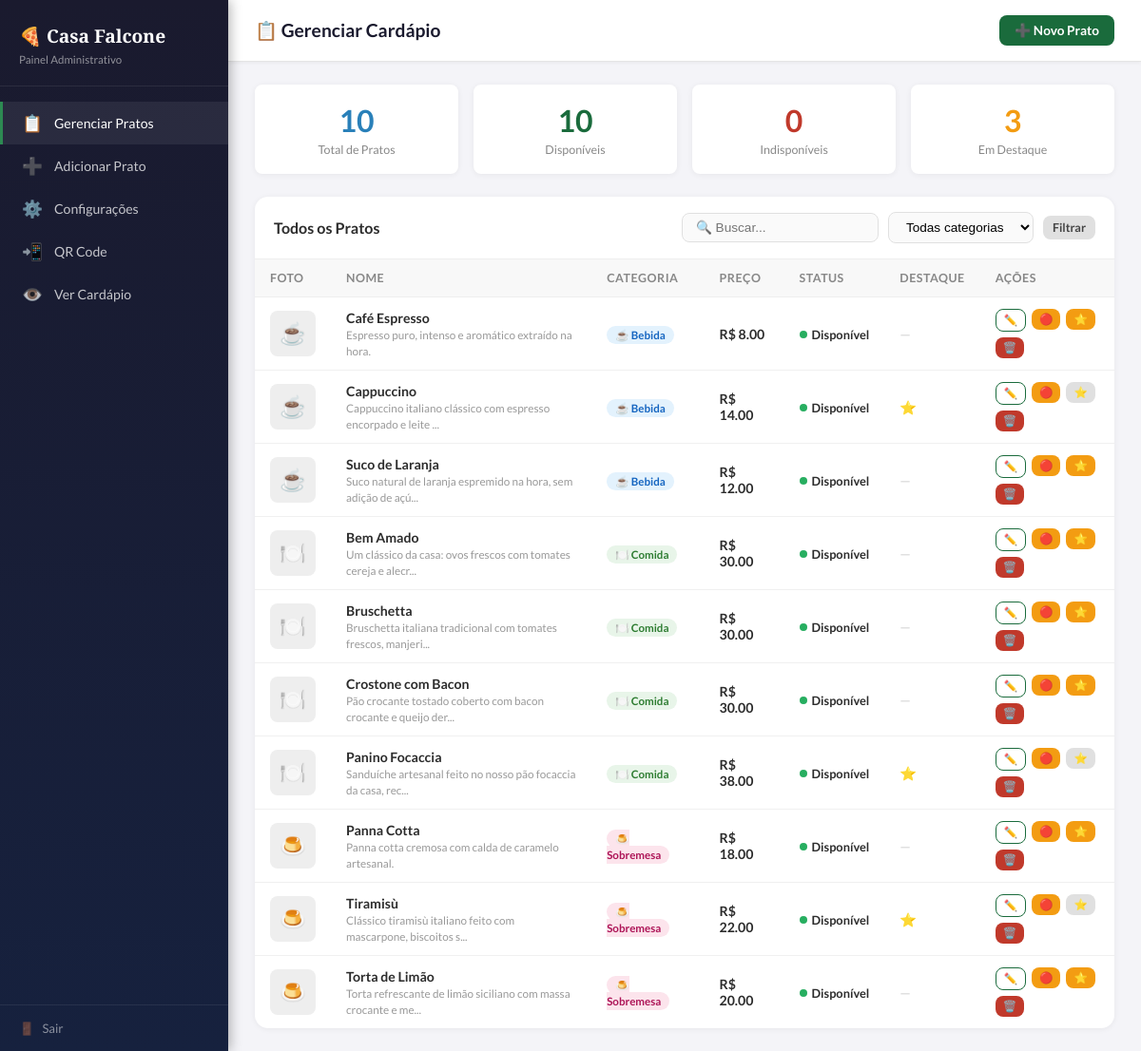
Page /admin (signed in) on the committed database.
### tables this page shows
CREATE TABLE pratos (
        id INTEGER PRIMARY KEY AUTOINCREMENT,
        nome TEXT NOT NULL,
        categoria TEXT NOT NULL CHECK(categoria IN ('comida','bebida','sobremesa')),
        descricao TEXT,
        ingredientes TEXT,
        preco REAL NOT NULL,
        foto TEXT DEFAULT 'default.jpg',
        disponivel INTEGER DEFAULT 1,
        destaque INTEGER DEFAULT 0,
        criado_em TEXT DEFAULT CURRENT_TIMESTAMP
    );

### app.py (the view)
@app.route('/admin')
@login_required
def admin_painel():
    conn = get_db()
    busca = request.args.get('busca', '').strip()
    categoria = request.args.get('categoria', 'todos')
    query = "SELECT * FROM pratos"
    params = []
    where = []
    if categoria != 'todos':
        where.append("categoria = ?")
        params.append(categoria)
    if busca:
        where.append("nome LIKE ?")
        params.append(f'%{busca}%')
    if where:
        query += " WHERE " + " AND ".join(where)
    query += " ORDER BY categoria, nome ASC"
    pratos = conn.execute(query, params).fetchall()
    config = get_config()
    conn.close()
    stats = {
        'total': len(pratos),
        'disponiveis': sum(1 for p in pratos if p['disponivel']),
        'indisponiveis': sum(1 for p in pratos if not p['disponivel']),
        'destaques': sum(1 for p in pratos if p['destaque']),
    }
    return render_template('admin_painel.html',
                           pratos=pratos,
                           categoria=categoria,
                           busca=busca,
                           config=config,
                           stats=stats)

### app.py (called while the page is built)
def get_db():
    conn = sqlite3.connect(DB_PATH)
    conn.row_factory = sqlite3.Row
    return conn

def login_required(f):
    @wraps(f)
    def decorated(*args, **kwargs):
        if 'admin_logged' not in session:
            flash('Faça login para acessar o painel.', 'error')
            return redirect(url_for('admin_login'))
        return f(*args, **kwargs)
    return decorated

def get_config():
    conn = get_db()
    rows = conn.execute("SELECT chave, valor FROM config").fetchall()
    conn.close()
    return {r['chave']: r['valor'] for r in rows}

### templates/admin_painel.html (shortened to what this page needs)
<!DOCTYPE html>
<html lang="pt-BR">
<head>
  <link rel="stylesheet" href="{{ url_for('static', filename='css/style.css') }}">
</head>
<body>
<div class="admin-layout">
  <aside class="admin-sidebar" id="sidebar">
    <div class="sidebar-logo">
      <h2>🍕 Casa Falcone</h2>
      <small>Painel Administrativo</small>
    </div>
    <nav class="sidebar-nav">
      <a href="{{ url_for('admin_painel') }}" class="ativo">
        <span>📋</span> Gerenciar Pratos
      </a>
      <a href="{{ url_for('admin_novo_prato') }}">
        <span>➕</span> Adicionar Prato
      </a>
      <a href="{{ url_for('admin_config') }}">
        <span>⚙️</span> Configurações
      </a>
      <a href="{{ url_for('gerar_qrcode') }}" target="_blank">
        <span>📲</span> QR Code
      </a>
      <a href="{{ url_for('cardapio') }}" target="_blank">
        <span>👁️</span> Ver Cardápio
      </a>
    </nav>
    <div class="sidebar-footer">
      <a href="{{ url_for('admin_logout') }}">
        <span>🚪</span> Sair
      </a>
    </div>
  </aside>
  <main class="admin-main">
    <div class="admin-topbar">
      <h1>📋 Gerenciar Cardápio</h1>
      <a href="{{ url_for('admin_novo_prato') }}" class="btn btn-verde">
        ➕ Novo Prato
      </a>
    </div>
    <div class="admin-conteudo">
      <div class="stats-grid">
        <div class="stat-card stat-azul">
          <div class="num">{{ stats.total }}</div>
          <div class="label">Total de Pratos</div>
        </div>
        <div class="stat-card stat-verde">
          <div class="num">{{ stats.disponiveis }}</div>
          <div class="label">Disponíveis</div>
        </div>
        <div class="stat-card stat-vermelho">
          <div class="num">{{ stats.indisponiveis }}</div>
          <div class="label">Indisponíveis</div>
        </div>
        <div class="stat-card stat-amarelo">
          <div class="num">{{ stats.destaques }}</div>
          <div class="label">Em Destaque</div>
        </div>
      </div>
      <div class="tabela-container">
        <div class="tabela-header">
          <h2>Todos os Pratos</h2>
          <form method="GET" class="tabela-filtros">
            <input type="text" name="busca" placeholder="🔍 Buscar..." value="{{ busca }}">
            <select name="categoria" onchange="this.form.submit()">
              <option value="todos" {% if categoria == 'todos' %}selected{% endif %}>Todas categorias</option>
            </select>
            <button type="submit" class="btn btn-cinza btn-sm">Filtrar</button>
          </form>
        </div>
        <div style="overflow-x:auto">
          <table>
            <thead>
              <tr>
                <th>Foto</th>
                <th>Nome</th>
                <th>Categoria</th>
                <th>Preço</th>
                <th>Status</th>
                <th>Destaque</th>
                <th>Ações</th>
              </tr>
            </thead>
            <tbody>
              {% for p in pratos %}
              <tr>
                <td>
                  {% if p.foto and p.foto not in ['default_food.jpg','default_drink.jpg','default_dessert.jpg'] %}
                    <img src="{{ url_for('static', filename='images/' + p.foto) }}"
                         alt="{{ p.nome }}" class="thumb-tabela">
                  {% else %}
                    <div class="thumb-placeholder">
                      {% if p.categoria == 'bebida' %}☕{% elif p.categoria == 'sobremesa' %}🍮{% else %}🍽️{% endif %}
                    </div>
                  {% endif %}
                </td>
                <td>
                  <strong>{{ p.nome }}</strong>
                  {% if p.descricao %}
                  <br><small style="color:#999">{{ p.descricao[:60] }}{% if p.descricao|length > 60 %}...{% endif %}</small>
                  {% endif %}
                </td>
                <td>
                  <span class="tag-categoria tag-{{ p.categoria }}">
                    {% if p.categoria == 'comida' %}🍽️ Comida
                    {% elif p.categoria == 'bebida' %}☕ Bebida
                    {% else %}🍮 Sobremesa{% endif %}
                  </span>
                </td>
                <td><strong>R$ {{ "%.2f"|format(p.preco) }}</strong></td>
                <td>
                  <span class="status-dot">
                    <span class="dot {% if p.disponivel %}dot-verde{% else %}dot-vermelho{% endif %}"></span>
                    {% if p.disponivel %}Disponível{% else %}Indisponível{% endif %}
                  </span>
                </td>
                <td>
                  {% if p.destaque %}⭐{% else %}<span style="color:#ccc">—</span>{% endif %}
                </td>
                <td>
                  <div class="acoes-tabela">
                    <a href="{{ url_for('admin_editar_prato', id=p.id) }}"
                       class="btn btn-outline btn-xs" title="Editar">✏️</a>
                    <form method="POST" action="{{ url_for('toggle_disponivel', id=p.id) }}" style="display:inline">
                      <button type="submit" class="btn btn-xs {% if p.disponivel %}btn-amarelo{% else %}btn-verde{% endif %}"
                              title="{% if p.disponivel %}Marcar Indisponível{% else %}Marcar Disponível{% endif %}">
                        {% if p.disponivel %}🔴{% else %}🟢{% endif %}
                      </button>
                    </form>
                    <form method="POST" action="{{ url_for('toggle_destaque', id=p.id) }}" style="display:inline">
                      <button type="submit" class="btn btn-xs {% if p.destaque %}btn-cinza{% else %}btn-amarelo{% endif %}"
                              title="{% if p.destaque %}Remover Destaque{% else %}Destacar{% endif %}">
                        ⭐
                      </button>
                    </form>
                    <button onclick="confirmarApagar({{ p.id }}, '{{ p.nome }}')"
                            class="btn btn-vermelho btn-xs" title="Apagar permanentemente">🗑️</button>
                  </div>
                </td>
              </tr>
              {% else %}
              <tr>
                <td colspan="7" style="text-align:center;padding:40px;color:#999">
                  Nenhum prato encontrado.
                </td>
              </tr>
              {% endfor %}
            </tbody>
          </table>
        </div>
      </div>
    </div>
  </main>
</div>
</body>
</html>

### rows in the picture
pratos: nome "Café Espresso", descricao "Espresso puro, intenso e aromático extraído na hora.", categoria "☕ Bebida", preco "8.00", disponivel 1 (drawn)
pratos: nome "Cappuccino", descricao "Cappuccino italiano clássico com espresso encorpado e leite", categoria "☕ Bebida", preco "14.00", disponivel 1 (drawn)
pratos: nome "Suco de Laranja", descricao "Suco natural de laranja espremido na hora, sem adição de açú", categoria "☕ Bebida", preco "12.00", disponivel 1 (drawn)
pratos: nome "Bem Amado", descricao "Um clássico da casa: ovos frescos com tomates cereja e alecr", categoria "🍽️ Comida", preco "30.00", disponivel 1 (drawn)
pratos: nome "Bruschetta", descricao "Bruschetta italiana tradicional com tomates frescos, manjeri", categoria "🍽️ Comida", preco "30.00", disponivel 1 (drawn)
pratos: nome "Crostone com Bacon", descricao "Pão crocante tostado coberto com bacon crocante e queijo der", categoria "🍽️ Comida", preco "30.00", disponivel 1 (drawn)
pratos: nome "Panino Focaccia", descricao "Sanduíche artesanal feito no nosso pão focaccia da casa, rec", categoria "🍽️ Comida", preco "38.00", disponivel 1 (drawn)
pratos: nome "Panna Cotta", descricao "Panna cotta cremosa com calda de caramelo artesanal.", categoria "🍮 Sobremesa", preco "18.00", disponivel 1 (drawn)
pratos: nome "Tiramisù", descricao "Clássico tiramisù italiano feito com mascarpone, biscoitos s", categoria "🍮 Sobremesa", preco "22.00", disponivel 1 (drawn)
pratos: nome "Torta de Limão", descricao "Torta refrescante de limão siciliano com massa crocante e me", categoria "🍮 Sobremesa", preco "20.00", disponivel 1 (drawn)

### other values in the picture
{{ stats.total }} "10"
{{ stats.disponiveis }} "10"
{{ stats.indisponiveis }} "0"
{{ stats.destaques }} "3"
